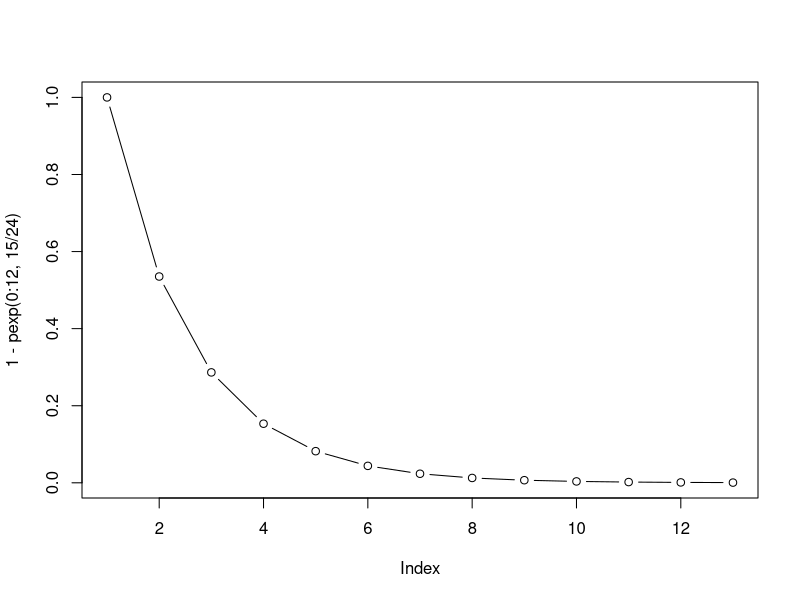

R code for this plot:
## ---- chunk 1
dbinom(0,25,0.04)
## ---- chunk 2
pbinom(5,25,0.04) - pbinom(1,25,0.04)
## ---- chunk 3
0
## ---- chunk 4
pbinom(0, 100, 0.014)
## ---- chunk 5
(1-0.014)^100
## ---- chunk 6
1 - pbinom(4, 100, 0.014)
## ---- chunk 7
1 - pbinom(4, 8, 0.42)
## ---- chunk 8
dbinom(0, 23, 0.04)
## ---- chunk 9
dpois(0, 15/3)
## ---- chunk 10
pexp(6, 15/24) - pexp(3, 15/24)
## ---- chunk 11
plot(1 - pexp(0:12, 15/24), type="b")
